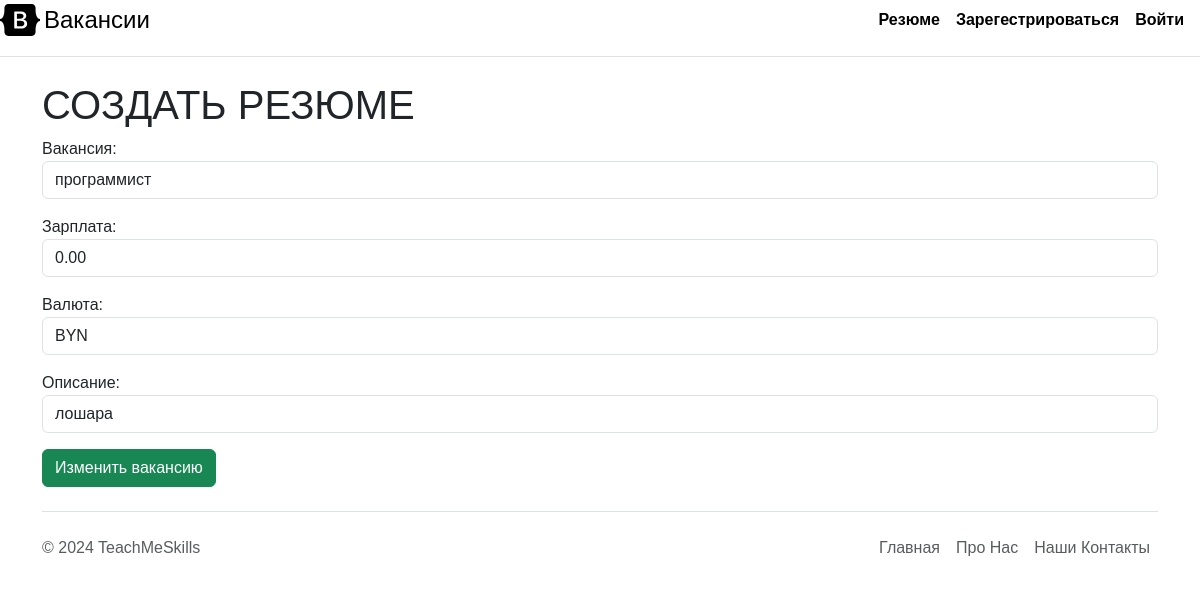
Screenshot of /summary/update/18/ with the database file from the repository.
### main/models.py (models this page shows, shortened)
class Vacancy(models.Model):
    title = models.CharField('Вакансия', max_length=100) # charfield - до 255 символов
    salary = models.DecimalField('Зарплата', max_digits=10, decimal_places=2, null=True)
    currency = models.CharField('Валюта',max_length=5, null=True)
    description = models.TextField('Описание')# textfield - чето побольше
    author = models.ForeignKey(User, on_delete=models.CASCADE, null=True, default=None)

### main/views.py (the view)
# urls.py: path('update/<int:vacancy_id>/', views.update_vacancy, name='update-vacancy'),
def update_vacancy(request, vacancy_id):
    error = ''
    vacancy_to_edit = Vacancy.objects.get(id=vacancy_id)
    if request.method == 'POST':
        form = VacancyForm(request.POST, instance=vacancy_to_edit)
        if vacancy_to_edit.author and request.user.id == vacancy_to_edit.author.id:
            if form.is_valid():
                post = form.save(commit=False)
                post.author = request.user
                post.save()
                return redirect('home')
            else:
                error = 'Форма была неверной'
        else:
            error = 'Вы не можете изменить эту вакансию, так как вы не её автор'
    else:
        form = VacancyForm(instance=vacancy_to_edit)
    context = {
        'form': form,
        'error': error
    }
    return render(request, 'main/update_vacancy.html', context)

### main/forms.py
class VacancyForm(ModelForm):
    class Meta:
        model = Vacancy
        fields = ["title","salary","currency","description"]
        widgets = {
            "title": TextInput(attrs={
                'class': 'form-control',
                'placeholder': 'Введите название'
            }),
            "salary": TextInput(attrs={
                'class': 'form-control',
                'placeholder': 'Введите зарплату'
            }),
            "currency": TextInput(attrs={
                'class': 'form-control',
                'placeholder': 'Введите валюту'
            }),
            "description": TextInput(attrs={
                'class': 'form-control',
                'placeholder': 'Введите описание'
            }),
            }

### main/templates/main/update_vacancy.html (shortened to what this page needs)
{% extends 'main/base.html' %}
{% block content %}
    <h1>СОЗДАТЬ РЕЗЮМЕ</h1>
    <form method="post">
        {{ form.as_p }}
        <button type="submit" class="btn btn-success">Изменить вакансию</button>
    </form>
{% endblock %}

### rows the page displays
Vacancy: title "программист", salary "0.00", currency "BYN", description "лошара"
